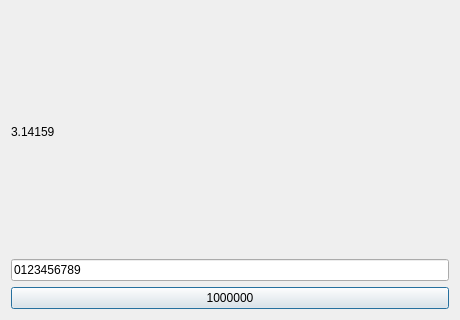
<?xml version="1.0" encoding="UTF-8"?>
<ui version="4.0"><class>Dialog</class><widget class="QDialog" name="Dialog"><property name="geometry"><rect><x>0</x><y>0</y><width>460</width><height>320</height></rect></property><property name="windowTitle"><string>#080 text/165_numbers</string></property><layout class="QVBoxLayout" name="verticalLayout"><property name="leftMargin"><number>11</number></property><property name="topMargin"><number>11</number></property><property name="rightMargin"><number>11</number></property><property name="bottomMargin"><number>11</number></property><property name="spacing"><number>6</number></property><item><widget class="QLabel" name="l1"><property name="text"><string>3.14159</string></property></widget></item><item><widget class="QLineEdit" name="e1"><property name="text"><string>0123456789</string></property></widget></item><item><widget class="QPushButton" name="b1"><property name="text"><string>1000000</string></property></widget></item></layout></widget></ui>
